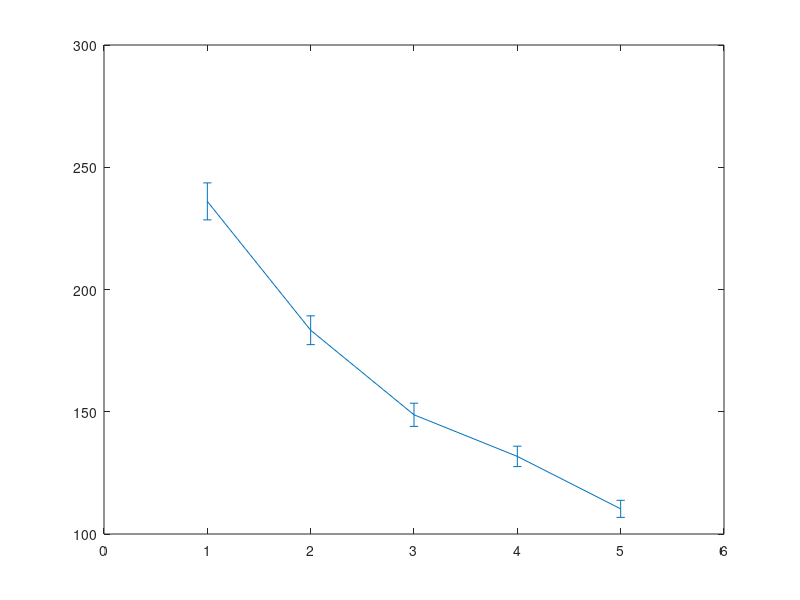

Write the MATLAB code that produced this figure. (Note: this script raises an error after producing the figure.)
clear all;
close all;
clc;
gensig=[23.7 20.3 21.1 17.2 14.4;57 24.1 20.2 23.1 19.7;140 56 24.1 21.5 19.6];
Q=[1 2 3 4 5];
sigma_raw=[103 80.46 66.6 58.53 49];
for i=1:5
    sigma(i)=sqrt(sigma_raw(1,i)^2-gensig(1,i)^2);
end
err=[1/sqrt(973)*sigma(1) 1/sqrt(969)*sigma(2) 1/sqrt(985)*sigma(3)...
     1/sqrt(995)*sigma(4) 1/sqrt(999)*sigma(5)];
E1=errorbar(Q,sigma*2*sqrt(2*log(2)),err*2*sqrt(2*log(2)));
set(E1,'LineStyle', 'none ','Color', 'r','LineWidth', 3, 'Marker', '*', 'MarkerSize', 8, ...
         'MarkerEdgeColor', [.2 .2 .2], 'MarkerFaceColor' , [0,1,1]);
xlim([0.5 5.5]);
ylim([0 450]);
xticks([1 2 3 4 5]);
set(gca,'FontSize',12);
xlabel('Input Amplitude (PE)');
ylabel('Time Jitter FWHM (ps)');
grid on
hold on

sig2s2p_raw=[164.66 101.67 80.74 72.22 67.78];
for i=1:5
    sig2s2p(i)=sqrt(sig2s2p_raw(1,i)^2-gensig(2,i)^2);
end
err2s2p=[1/sqrt(1000)*sig2s2p(1) 1/sqrt(990)*sig2s2p(2) 1/sqrt(996)*sig2s2p(3) 1/sqrt(987)*sig2s2p(4) 1/sqrt(983)*sig2s2p(5)];
E2=errorbar(Q,sig2s2p*2*sqrt(2*log(2)),err2s2p*2*sqrt(2*log(2)));
set(E2,'LineStyle', 'none ','Color', 'g','LineWidth', 3, 'Marker', '*', 'MarkerSize', 8, ...
         'MarkerEdgeColor', [.2 .2 .2], 'MarkerFaceColor' , [0,1,1]);
hold on

sig4s2p_raw=[228.35 123.64 102.4 86.06 75.85];
for i=1:5
    sig4s2p(i)=sqrt(sig4s2p_raw(1,i)^2-gensig(3,i)^2);
end
err4s2p=[1/sqrt(998)*sig4s2p(1) 1/sqrt(988)*sig4s2p(2) 1/sqrt(982)*sig4s2p(3) 1/sqrt(961)*sig4s2p(4) 1/sqrt(974)*sig4s2p(5)];
E3=errorbar(Q,sig4s2p*2*sqrt(2*log(2)),err4s2p*2*sqrt(2*log(2)));
set(E3,'LineStyle', 'none ','Color', 'b','LineWidth', 3, 'Marker', '*', 'MarkerSize', 8, ...
         'MarkerEdgeColor', [.2 .2 .2], 'MarkerFaceColor' , [0,1,1]);
hold on
simsig1=[55.1 31 25.9 28.6 21.3];

plot(Q,simsig1*2*sqrt(2*log(2)),'r--');

legend('Measurement with C_{single SiPM}','Measurement with C_{2s2p SiPM array}',...
    'Measurement with C_{4s2p SiPM array}','Simulation with C_{single SiPM}');
